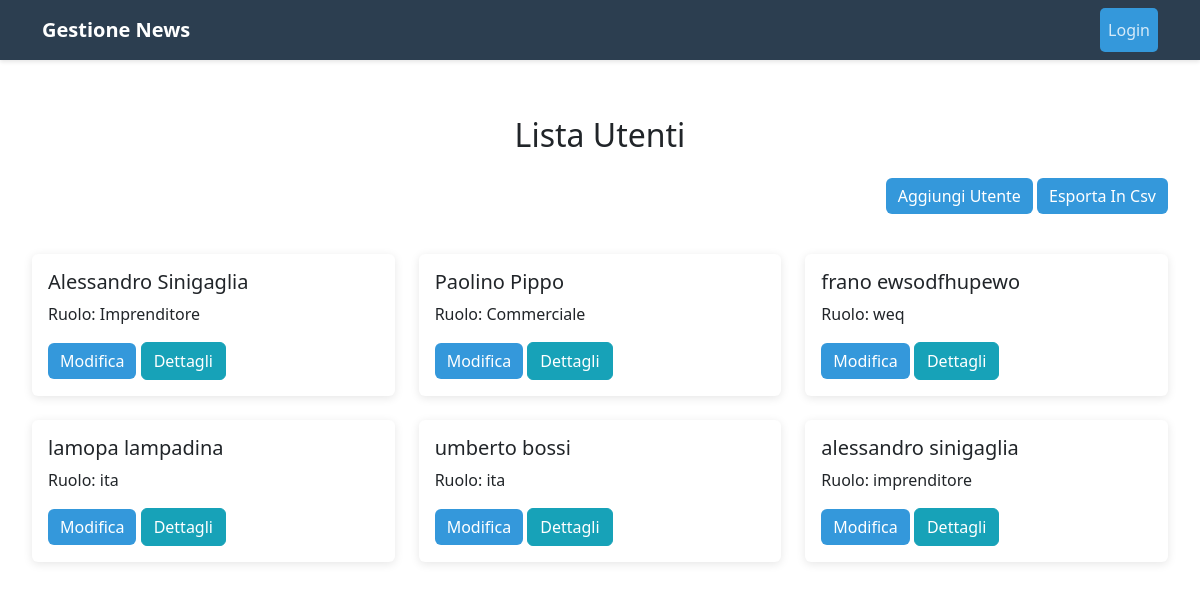
/aziende/Utenti/, run on an earlier commit of the app's database.
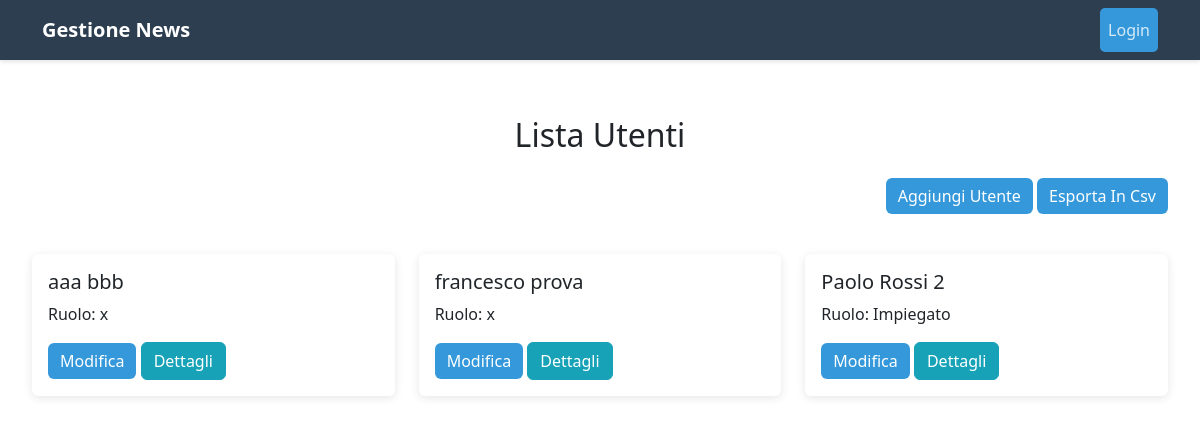
And on a later commit of the database.
### News/models.py (models this page shows, shortened)
class Utente(models.Model):
    nome = models.CharField(max_length=25, blank=False)
    cognome = models.CharField(max_length=25, blank=False)
    residenza = models.CharField(max_length=25, blank=False)
    nascita = models.DateField()
    assunzione = models.DateField()
    ruolo = models.CharField(max_length=50)
    class Meta:
        verbose_name = 'Utente'
        verbose_name_plural = 'Utenti'

### News/views.py (the view)
# urls.py: path('Utenti/', utenti, name='utenti'),
def utenti(request):
    utente = Utente.objects.all()
    context = {
        'utente' : utente,
    }
    return render(request, 'News/Utente.html', context)

### News/templates/News/Utente.html (shortened to what this page needs)
{% extends 'News/base.html' %}
{% block content %}
<div class="row">
    <div class="col-12 mb-4">
        <h2 class="text-center mb-4">Lista Utenti</h2>
        <div class="text-end mb-3">
            <a href="{% url 'insert-utente' %}" class="btn btn-primary">Aggiungi Utente</a>
            <a href="{% url 'export_products_csv' %}" class="btn btn-primary">Esporta In Csv</a>
        </div>
    </div>
    {% for ut in utente %}
    <div class="col-md-6 col-lg-4 mb-4">
        <div class="card">
            <div class="card-body">
                <h5 class="card-title">{{ ut.nome }} {{ ut.cognome }}</h5>
                <p class="card-text">Ruolo: {{ ut.ruolo }}</p>
                <a href="{% url 'update-utente' ut.pk %}" class="btn btn-primary">Modifica</a>
                <a href="{% url 'utente-detail' ut.pk %}" class="btn btn-info text-white">Dettagli</a>
            </div>
        </div>
    </div>
    {% empty %}
    <div class="col-12">
        <p class="text-center">Nessun utente presente</p>
    </div>
    {% endfor %}
</div>
{% endblock %}

What changed in the data, as far as the page shows it:
removed Utente: nome "Alessandro", cognome "Sinigaglia", ruolo "Imprenditore"
removed Utente: nome "frano", cognome "ewsodfhupewo", ruolo "weq"
removed Utente: nome "lamopa", cognome "lampadina", ruolo "ita"
removed Utente: nome "umberto", cognome "bossi", ruolo "ita"
removed Utente: nome "alessandro", cognome "sinigaglia", ruolo "imprenditore"
added Utente: nome "aaa", cognome "bbb", ruolo "x"
changed Utente: nome "Paolino" → "francesco"; cognome "Pippo" → "prova"; ruolo "Commerciale" → "x"
added Utente: nome "Paolo", cognome "Rossi 2", ruolo "Impiegato"
